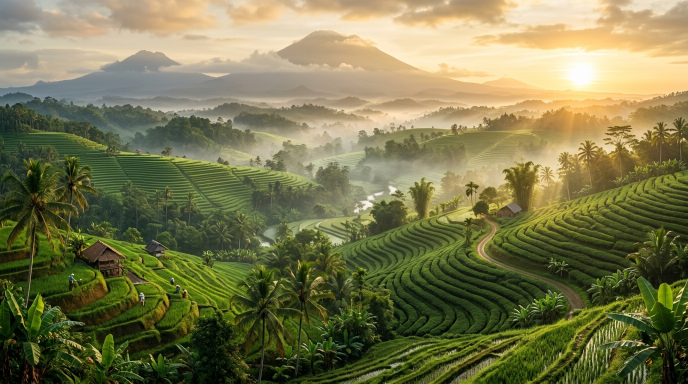
#> input picture images/nature_landscape_bg.jpg, 1376 x 768 px, found by its file name (shown at 1/2 size)
$ python generate_cinemagraph_gif.py
#> lines starting #> are read from the running program, lines starting #| are printed output that depends on the picture
import math
import os
import random
from PIL import Image, ImageDraw, ImageEnhance, ImageFilter

def make_cinemagraph(input_path, output_path, width=720, height=405, num_frames=36, fps=15):
#> called with input_path = 'images/nature_landscape_bg.jpg', output_path = 'images/nature_landscape_animated.gif', width = 720, height = 405, num_frames = 30, fps = 12
    print(f"Loading {input_path}...")
    base_img = Image.open(input_path).convert('RGB')
#> base_img is the input picture: PIL image 1376x768 RGB; mean R, G, B 121.3, 119.6, 78.2
    orig_w, orig_h = base_img.size
#> orig_w = 1376; orig_h = 768

    # Crop to 16:9 ratio if needed
    target_ratio = width / height
    current_ratio = orig_w / orig_h
#> current_ratio = 1.79
    if current_ratio > target_ratio:
        new_w = int(orig_h * target_ratio)
#> new_w = 1365
        offset = (orig_w - new_w) // 2
#> offset = 5
        base_img = base_img.crop((offset, 0, offset + new_w, orig_h))
#> base_img: PIL image 1365x768 RGB
    else:
        new_h = int(orig_w / target_ratio)
        offset = (orig_h - new_h) // 2
        base_img = base_img.crop((0, offset, orig_w, offset + new_h))

    # Base scale to slightly larger than target for ken-burns panning
    scale_factor = 1.08
    large_w = int(width * scale_factor)
    large_h = int(height * scale_factor)
    base_img = base_img.resize((large_w, large_h), Image.Resampling.LANCZOS)
#> base_img: PIL image 777x437 RGB

    # Pre-generate floating particles / leaves
    random.seed(42)
    leaves = []
    for _ in range(14):
        leaves.append({
            'x_start': random.uniform(-50, width + 50),
            'y_start': random.uniform(-30, height - 50),
            'speed_x': random.uniform(25, 60),
            'speed_y': random.uniform(15, 45),
            'size': random.uniform(6, 14),
            'color': random.choice([(34, 197, 94), (74, 222, 128), (234, 179, 8), (250, 204, 21)]),
            'phase': random.uniform(0, 2 * math.pi)
        })

    frames = []
    max_pan_x = large_w - width
    max_pan_y = large_h - height

    for f in range(num_frames):
        t = f / num_frames
        rad = t * 2 * math.pi

        # 1. Subtle smooth camera drift (breathing zoom & pan)
        # Using sine and cosine to ensure seamless loop
        pan_x = int((math.sin(rad) * 0.5 + 0.5) * max_pan_x)
        pan_y = int((math.cos(rad) * 0.5 + 0.5) * max_pan_y)

        frame = base_img.crop((pan_x, pan_y, pan_x + width, pan_y + height)).copy()

        # 2. Dynamic sunlight rays shimmer & mist
        # We create an atmospheric lighting overlay
        sun_shimmer = math.sin(rad) * 0.08 + 1.0 # 0.92 to 1.08
        if sun_shimmer != 1.0:
            enhancer = ImageEnhance.Brightness(frame)
            frame = enhancer.enhance(sun_shimmer)

        # 3. Soft golden sunbeam ray overlay from top right (sunrise)
        overlay = Image.new('RGBA', (width, height), (0, 0, 0, 0))
        draw_ov = ImageDraw.Draw(overlay)

        # Sunbeam polygon from top right corner
        ray_intensity = int(35 + 20 * math.sin(rad))
        sun_x, sun_y = width * 0.85, 40
        # Draw 3 subtle radiant rays
        rays = [
            (width * 0.45, height, width * 0.65, height),
            (width * 0.2, height, width * 0.4, height),
            (0, height * 0.6, 0, height * 0.9),
        ]
        for rx1, ry1, rx2, ry2 in rays:
            draw_ov.polygon([(sun_x, sun_y), (rx1, ry1), (rx2, ry2)], fill=(254, 240, 138, ray_intensity // 2))

        # 4. Animated drifting mist / fog layer across valley
        mist_offset_x = (math.sin(rad) * 30)
        mist_y = int(height * 0.35 + math.cos(rad) * 6)
        draw_ov.ellipse([
            -50 + mist_offset_x, mist_y - 25,
            width * 0.75 + mist_offset_x, mist_y + 35
        ], fill=(255, 255, 255, int(18 + 10 * math.sin(rad))))

        # 5. Floating leaves & golden pollen motes
        for lf in leaves:
            # Wrap around positions
            cur_x = (lf['x_start'] + t * lf['speed_x']) % (width + 60) - 30
            cur_y = (lf['y_start'] + t * lf['speed_y'] + math.sin(rad + lf['phase']) * 15) % (height + 40) - 20

            # Leaf flutter rotation
            sz = lf['size']
            rot = (t * 360 + lf['phase'] * 50) % 360
            angle_rad = math.radians(rot)

            # Draw rotated leaf polygon
            dx = math.cos(angle_rad) * sz
            dy = math.sin(angle_rad) * (sz * 0.5)
            draw_ov.ellipse([cur_x - abs(dx), cur_y - abs(dy), cur_x + abs(dx), cur_y + abs(dy)],
                            fill=(*lf['color'], 180))
            # Leaf shine
            draw_ov.point((int(cur_x), int(cur_y)), fill=(255, 255, 255, 220))

        # Composite overlay
        frame.paste(overlay, (0, 0), overlay)

        # Convert to P mode with adaptive palette for crisp small GIF
        frame_p = frame.convert('P', palette=Image.Palette.ADAPTIVE, colors=192)
        frames.append(frame_p)
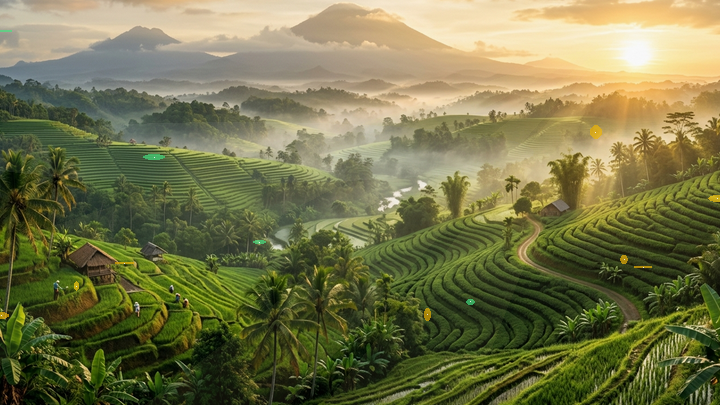
#> frame: PIL image 720x405 RGB; mean R, G, B 118.1, 117.7, 75.1
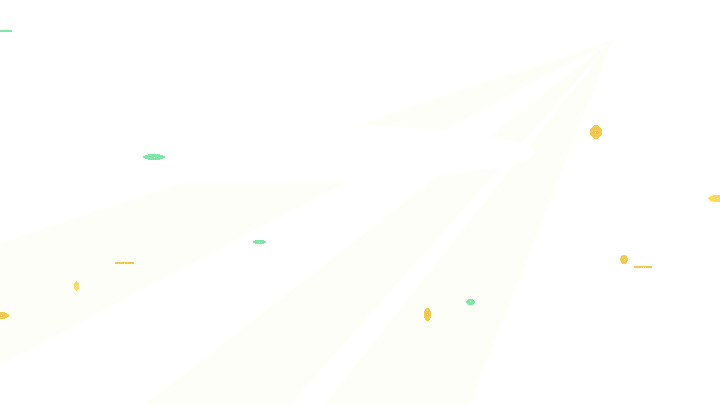
#> overlay: PIL image 720x405 RGBA; mean R, G, B, A 94.9, 91, 62.2, 6; transparent parts drawn white
#> after the loop, frames = 30 items

    duration_ms = int(1000 / fps)
    print(f"Saving animated GIF to {output_path} ({num_frames} frames)...")
    frames[0].save(
        output_path,
        save_all=True,
        append_images=frames[1:],
        duration=duration_ms,
        loop=0,
        optimize=True
    )
    file_size_mb = os.path.getsize(output_path) / (1024 * 1024)
    print(f"Done! {output_path} is {file_size_mb:.2f} MB")

if __name__ == '__main__':
    # 1. Panoramic Landscape
    make_cinemagraph(
        'images/nature_landscape_bg.jpg',
        'images/nature_landscape_animated.gif',
        width=720, height=405, num_frames=30, fps=12
    )
    # 2. Greenhouse Foliage
    make_cinemagraph(
        'images/greenhouse_foliage_bg.jpg',
        'images/greenhouse_foliage_animated.gif',
        width=720, height=405, num_frames=30, fps=12
    )
#> call 2 of make_cinemagraph, with input_path = 'images/greenhouse_foliage_bg.jpg', output_path = 'images/greenhouse_foliage_animated.gif', width = 720, height = 405, num_frames = 30, fps = 12
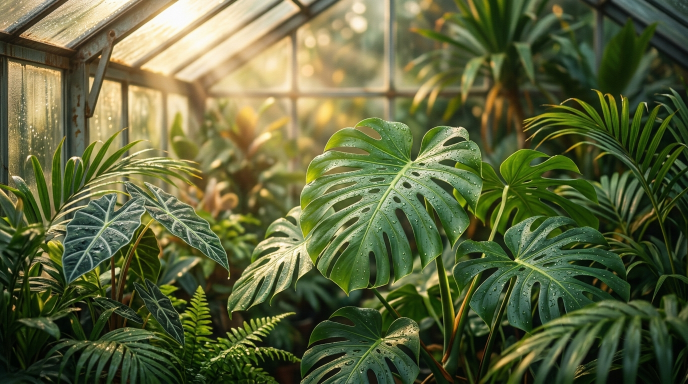
#> input picture images/greenhouse_foliage_bg.jpg, 1376 x 768 px, found by its file name (shown at 1/2 size)
#> in make_cinemagraph, base_img is the input picture: PIL image 1376x768 RGB; mean R, G, B 93.2, 100.6, 60.2
#> in make_cinemagraph (call 2), `base_img = base_img.resize((large_w, large_h), Image.Resampling.LANCZOS)`:
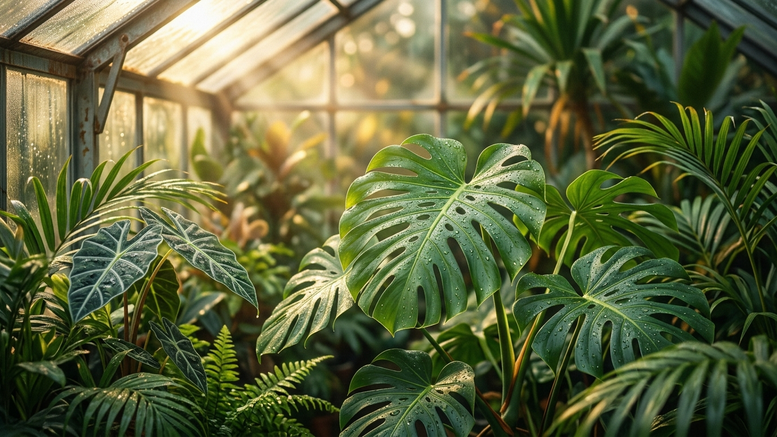
#> base_img: PIL image 777x437 RGB; mean R, G, B 93.7, 101, 60.4
#> after the loop in make_cinemagraph (call 2), `for _ in range(14):`: leaves = 14 items
#> the loop in make_cinemagraph (call 2), `for f in range(num_frames):` made 30 passes
#> (rad, pan_x, pan_y, sun_shimmer, ray_intensity, mist_offset_x, mist_y) on passes 1 to 12: (0, 28, 32, 1, 35, 0, 147), (0.209, 34, 31, 1.02, 39, 6.24, 147), (0.419, 40, 30, 1.03, 43, 12.2, 147), (0.628, 45, 28, 1.05, 46, 17.63, 146), (0.838, 49, 26, 1.06, 49, 22.29, 145), (1.05, 53, 24, 1.07, 52, 25.98, 144), (1.26, 55, 20, 1.08, 54, 28.53, 143), (1.47, 56, 17, 1.08, 54, 29.84, 142), (1.68, 56, 14, 1.08, 54, 29.84, 141), (1.88, 55, 11, 1.08, 54, 28.53, 139), (2.09, 53, 8, 1.07, 52, 25.98, 138), (2.3, 49, 5, 1.06, 49, 22.29, 137)
#> pass 1, in make_cinemagraph (call 2), `frame_p = frame.convert('P', palette=Image.Palette.ADAPTIVE, colors=192)`:
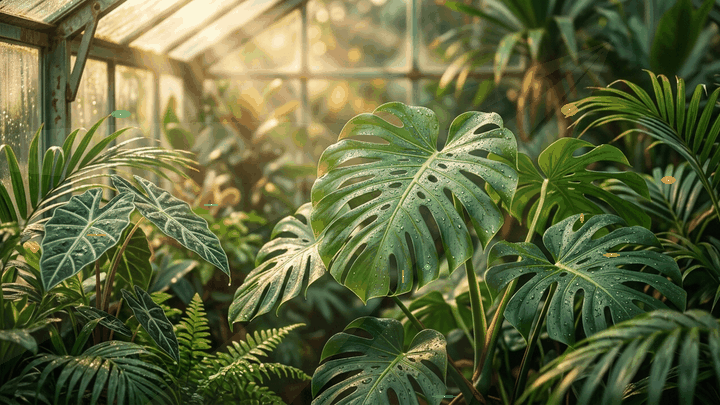
#> frame_p: PIL image 720x405 P; mean R, G, B 97.6, 104.9, 62.1
#> pass 2, in make_cinemagraph (call 2), `frame = base_img.crop((pan_x, pan_y, pan_x + width, pan_y + height)).c..`:
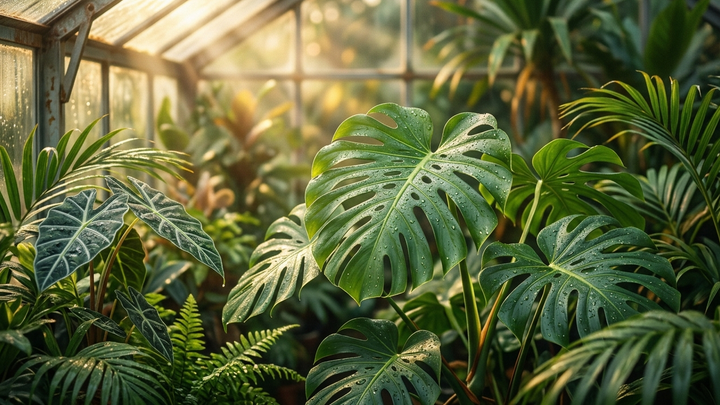
#> frame: PIL image 720x405 RGB; mean R, G, B 93.2, 101.3, 58.8
#> after the loop in make_cinemagraph (call 2), `for f in range(num_frames):`:
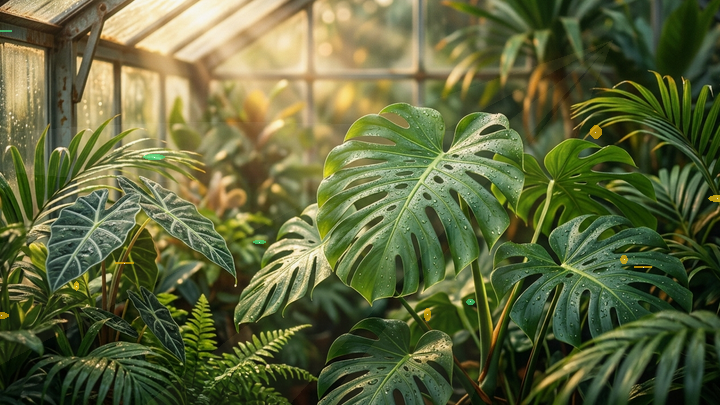
#> frame: PIL image 720x405 RGB; mean R, G, B 95.7, 103, 60.2
